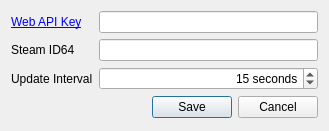
<?xml version="1.0" encoding="UTF-8"?>
<ui version="4.0">
 <class>Configuration</class>
 <widget class="QDialog" name="Configuration">
  <property name="windowModality">
   <enum>Qt::WindowModal</enum>
  </property>
  <property name="geometry">
   <rect>
    <x>0</x>
    <y>0</y>
    <width>329</width>
    <height>131</height>
   </rect>
  </property>
  <property name="minimumSize">
   <size>
    <width>329</width>
    <height>131</height>
   </size>
  </property>
  <property name="maximumSize">
   <size>
    <width>329</width>
    <height>131</height>
   </size>
  </property>
  <property name="windowTitle">
   <string>Configuration</string>
  </property>
  <property name="windowIcon">
   <iconset>
    <normaloff>icon.ico</normaloff>icon.ico</iconset>
  </property>
  <layout class="QFormLayout" name="formLayout_2">
   <item row="1" column="0">
    <widget class="QLabel" name="ApiKeyLabel">
     <property name="toolTip">
      <string/>
     </property>
     <property name="text">
      <string>&lt;html&gt;&lt;head/&gt;&lt;body&gt;&lt;p&gt;&lt;a href=&quot;https://steamcommunity.com/dev/apikey&quot;&gt;&lt;span style=&quot; text-decoration: underline; color:#0000ff;&quot;&gt;Web API Key&lt;/span&gt;&lt;/a&gt;&lt;/p&gt;&lt;/body&gt;&lt;/html&gt;</string>
     </property>
     <property name="textFormat">
      <enum>Qt::AutoText</enum>
     </property>
     <property name="openExternalLinks">
      <bool>true</bool>
     </property>
    </widget>
   </item>
   <item row="1" column="1">
    <widget class="QLineEdit" name="ApiKey"/>
   </item>
   <item row="2" column="1">
    <widget class="QLineEdit" name="SteamID64">
     <property name="inputMethodHints">
      <set>Qt::ImhDigitsOnly</set>
     </property>
     <property name="clearButtonEnabled">
      <bool>false</bool>
     </property>
    </widget>
   </item>
   <item row="2" column="0">
    <widget class="QLabel" name="SteamID64Label">
     <property name="text">
      <string>Steam ID64</string>
     </property>
    </widget>
   </item>
   <item row="3" column="0">
    <widget class="QLabel" name="UpdateIntervalLabel">
     <property name="toolTip">
      <string>&lt;html&gt;&lt;head/&gt;&lt;body&gt;&lt;p&gt;This value is how many seconds the app will wait between API calls to update steam stats. Too fast may result in temporary API Blocking.&lt;/p&gt;&lt;/body&gt;&lt;/html&gt;</string>
     </property>
     <property name="text">
      <string>Update Interval</string>
     </property>
    </widget>
   </item>
   <item row="3" column="1">
    <widget class="QSpinBox" name="UpdateInterval">
     <property name="alignment">
      <set>Qt::AlignRight|Qt::AlignTrailing|Qt::AlignVCenter</set>
     </property>
     <property name="suffix">
      <string> seconds</string>
     </property>
     <property name="minimum">
      <number>1</number>
     </property>
     <property name="maximum">
      <number>3600</number>
     </property>
     <property name="value">
      <number>15</number>
     </property>
    </widget>
   </item>
   <item row="4" column="1">
    <widget class="QDialogButtonBox" name="configButtonBox">
     <property name="standardButtons">
      <set>QDialogButtonBox::Cancel|QDialogButtonBox::Save</set>
     </property>
    </widget>
   </item>
  </layout>
 </widget>
 <resources/>
 <connections/>
</ui>
